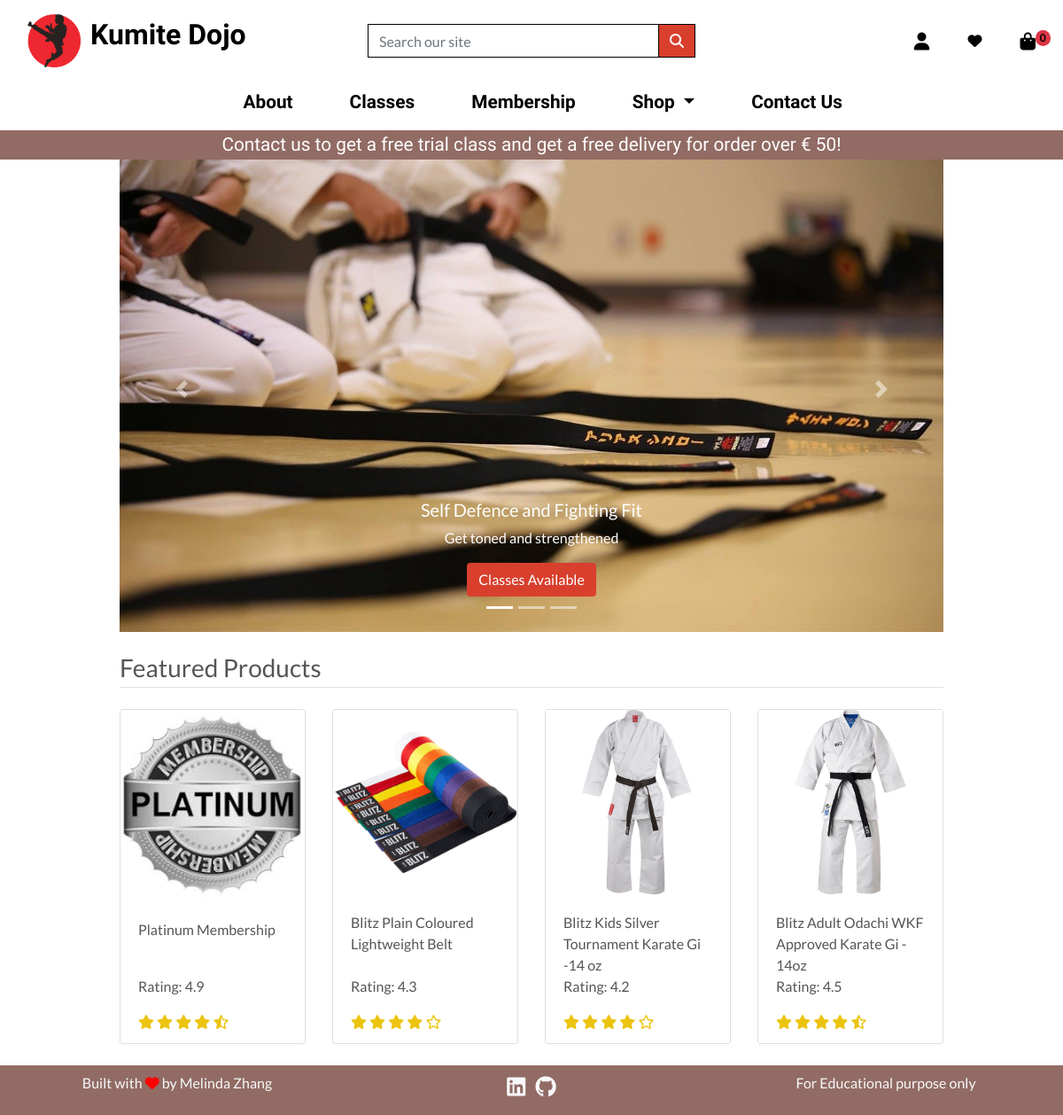
The page / on the database its author committed.
### home/models.py (models this page shows, shortened)
class Banner(models.Model):
    img = models.ImageField(upload_to="banner_imgs/")
    label = models.CharField(max_length=500, null=True, blank=True)
    tag = models.CharField(max_length=500, null=True, blank=True)
    url = models.URLField(max_length=500, null=True, blank=True)
    alt_text = models.CharField(max_length=300)

### products/models.py (models this page shows, shortened)
class Product(models.Model):
    category = models.ForeignKey(
        "Category", null=True, blank=True, on_delete=models.SET_NULL
    )
    name = models.CharField(max_length=254)
    slug = models.SlugField(max_length=254, unique=True)
    description = models.TextField()
    price = models.DecimalField(max_digits=6, decimal_places=2)
    stock = models.IntegerField(default=True)
    rating = models.DecimalField(max_digits=6, decimal_places=1, null=True, blank=True)
    timestamp = models.DateTimeField(auto_now_add=False, auto_now=True)
    updated = models.DateTimeField(auto_now_add=False, auto_now=True)
    active = models.BooleanField(default=True)
    is_featured = models.BooleanField(default=False)
    class Meta:
        unique_together = ("name", "slug")

class ProductImage(models.Model):
    product = models.ForeignKey(Product, on_delete=models.CASCADE)
    image = models.ImageField(upload_to="products_imgs/", null=True, blank=True)
    featured = models.BooleanField(default=False)
    active = models.BooleanField(default=True)
    updated = models.DateTimeField(auto_now_add=False, auto_now=True)

### home/views.py (the view)
# urls.py: path("", views.index, name="home"),
def index(request):
    banners = Banner.objects.all().order_by("-id")
    products = Product.objects.filter(is_featured=True).order_by("-id")
    context = {
        "products": products,
        "banners": banners,
    }
    return render(request, "home/index.html", context)

### bag/views.py (called while the page is built)
def _bag_id(request):
    bag = request.session.session_key
    if not bag:
        bag = request.session.create()
    return bag

### home/templates/home/index.html (shortened to what this page needs)
{% extends "base.html" %}
{% load static %}
{% block page_header %}
    <div class="container header-container">
    </div>
{% endblock%}
{% block content %}
    <section class="section-intro padding-y-sm">
        <div class="container">
            <div id="carouselExampleIndicators" class="carousel slide intro-banner-wrap" data-ride="carousel">
                <ol class="carousel-indicators">
                {% for banner in banners %}
                    {% if forloop.counter == 1 %}
                        <li data-target="#carouselExampleIndicators" data-slide-to="{{forloop.counter}}" class="active"></li>
                    {% else %}
                        <li data-target="#carouselExampleIndicators" data-slide-to="{{forloop.counter}}"></li>
                    {% endif %}
                {% endfor %}
                </ol>
                <div class="carousel-inner">
                    {% for banner in banners %}
                        {% if forloop.counter == 1 %}
                            <div class="carousel-item active">
                        {% else %}
                            <div class="carousel-item">
                        {% endif %}
                            <img src="/media/{{banner.img}}" class="img-fluid rounded-0" alt="...">
                                <div class="carousel-caption d-none d-md-block">
                                    <h5>{{ banner.label }}</h5>
                                    <p>{{ banner.tag }}</p>
                                    <a href="{{ banner.url}}" class="btn btn-red">{{banner.alt_text}}</a>
                                </div>
                            </div>
                    {% endfor %}
                            </div>
                        <a class="carousel-control-prev" href="#carouselExampleIndicators" role="button" data-slide="prev">
                            <span class="carousel-control-prev-icon" aria-hidden="true"></span>
                        </a>
                        <a class="carousel-control-next" href="#carouselExampleIndicators" role="button" data-slide="next">
                            <span class="carousel-control-next-icon" aria-hidden="true"></span>
                        </a>
                </div>
            </div>
    </section>
    <section class="section-name padding-y-sm">
        <div class="container">
            <header class="setion-heading">
                <h3 class="my-4 border-bottom pb-1">Featured Products</h3>
            </header>
            <div class="row">
                {% for product in products %}
                <div class="col-sm-6 col-md-6 col-lg-4 col-xl-3 margin" >
                    <div class="card h-100">
                        {% if product.productimage_set.all %}
                            <a href="{% url 'product_detail' product.slug %}">
                                <img class="card-img-top" src="{{ product.productimage_set.first.image.url }}" alt="{{ product.name }}">
                            </a>
                        {% else %}
                            <a href="{% url 'product_detail' product.slug %}">
                                <img class="card-img-top img-fluid product-img" src="{{ MEDIA_URL }}noimage.png" alt="{{ product.name }}">
                            </a>
                        {% endif %}
                        <div class="card-body pb-0">
                            <p class="mb-0">{{ product.name }}</p>
                        </div>
                        <div class="card-footer bg-white pt-0 border-0 text-left">
                            <p class="card-text">Rating: {{ product.rating }}</p>
                            <div class="rating-star">
                                <span>
                                    <i class="fa fa-star{% if product.rating < 0.5 %}-o{% elif product.rating >= 0.5 and product.rating < 1 %}-half-o {% endif %}" aria-hidden="true"></i>
                                    <i class="fa fa-star{% if product.rating < 1.5 %}-o{% elif product.rating >= 1.5 and product.rating < 2 %}-half-o {% endif %}" aria-hidden="true"></i>
                                    <i class="fa fa-star{% if product.rating < 2.5 %}-o{% elif product.rating >= 2.5 and product.rating < 3 %}-half-o {% endif %}" aria-hidden="true"></i>
                                    <i class="fa fa-star{% if product.rating < 3.5 %}-o{% elif product.rating >= 3.5 and product.rating < 4 %}-half-o {% endif %}" aria-hidden="true"></i>
                                    <i class="fa fa-star{% if product.rating < 4.5 %}-o{% elif product.rating >= 4.5 and product.rating < 5 %}-half-o {% endif %}" aria-hidden="true"></i>
                                </span>
                            </div>
                        </div>
                    </div>
                </div>
                {% endfor %}
            </div>
        </div>
     </section>
{% endblock%}

### static/css/base.css (style rules this page uses)
html { height: 100%; }
* { box-sizing: border-box; }
body { color: #555; font-family: 'Lato'; min-height: 100%; position:relative; padding-bottom:[footer-height] }
.btn-red { background: #d83f2d; color: white; }
.rating-star { color: rgb(236, 196, 16); }
.margin { margin-bottom: 5rem; }
@media (min-width: 1200px) { .container { max-width: 80%; } }
@media (min-width: 992px) { .header-container { padding-top: 164px; } }

### rows shown on the page
Banner: img (picture), label "Self Defence and Fighting Fit", tag "Get toned and strengthened", alt_text "Classes Available"
Product: productimage_set.first.image (picture), name "Platinum Membership", rating "4.9"
Product: productimage_set.first.image (picture), name "Blitz Plain Coloured Lightweight Belt", rating "4.3"
Product: productimage_set.first.image (picture), name "Blitz Kids Silver Tournament Karate Gi -14 oz", rating "4.2"
Product: productimage_set.first.image (picture), name "Blitz Adult Odachi WKF Approved Karate Gi - 14oz", rating "4.5"

### other values the page prints
{{ product_count }} "0"
{{ free_delivery_threshold }} "50"
